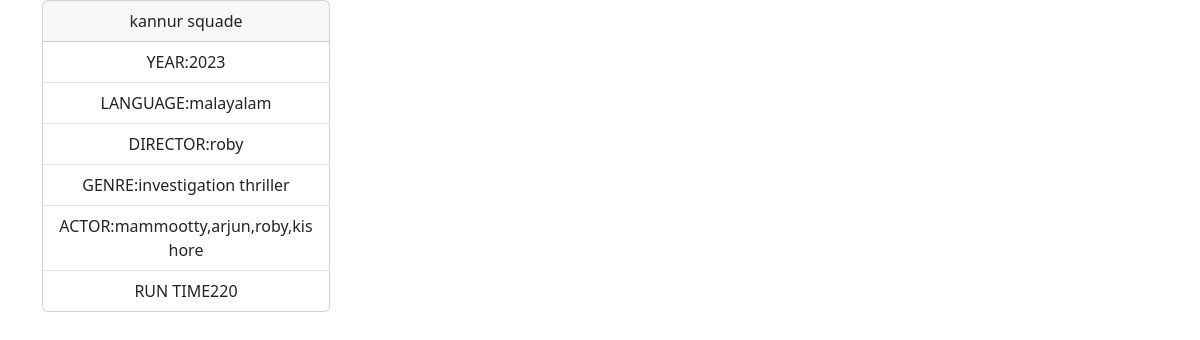
The app's page /movie/2/ with its own data.
### myapp/models.py (models this page shows, shortened)
class Movie(models.Model):
    name=models.CharField(max_length=200,unique=True)
    language=models.CharField(max_length=200)
    run_time=models.PositiveIntegerField()
    genre=models.CharField(max_length=200)
    director=models.CharField(max_length=200)
    year=models.PositiveIntegerField()
    actors=models.CharField(max_length=200)

### myapp/views.py (the view)
# urls.py: path("movie/<int:pk>/",views.Moviedetailview.as_view(),name="movie-detail"),
class Moviedetailview(View):
   def get(self,request,*args,**kwargs):
       id=kwargs.get("pk")
       qs=Movie.objects.get(id=id)
       return render(request,"movie_detail.html",{"data":qs})

### myapp/templates/movie_detail.html (shortened to what this page needs)
<!DOCTYPE html>
<html lang="en">
<head>
    <link href="https://cdn.jsdelivr.net/npm/bootstrap@5.3.2/dist/css/bootstrap.min.css" rel="stylesheet">
</head>
<body>
    <div class="container text-center">
        <div class="card" style="width: 18rem;">
            <div class="card-header">
              {{data.name}}
            </div>
            <ul class="list-group list-group-flush">
              <li class="list-group-item">YEAR:{{data.year}}</li>
              <li class="list-group-item">LANGUAGE:{{data.language}}</li>
              <li class="list-group-item">DIRECTOR:{{data.director}}</li>
              <li class="list-group-item">GENRE:{{data.genre}}</li>
              <li class="list-group-item">ACTOR:{{data.actors}}</li>
              <li class="list-group-item">RUN TIME{{data.run_time}}</li>
            </ul>
          </div>
    </div>
</body>
</html>

### records on screen
Movie: name "kannur squade", year "2023", language "malayalam", director "roby", genre "investigation thriller", actors "mammootty,arjun,roby,kishore", run_time "220"
